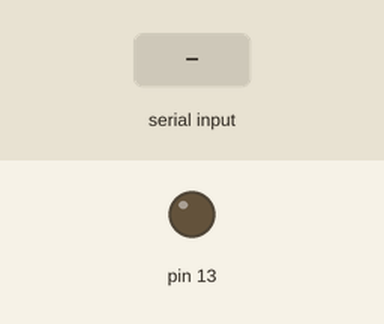
A sketch run on a simulated Arduino Uno, built with avr-gcc and run on an emulated ATmega328P. Shown: output pins drawn as LEDs (lit = HIGH). Inputs (shaded band) come from the test bench.

Above: at 1.2 s.
1.3 s: "b" received over Serial
At 1.6 s:
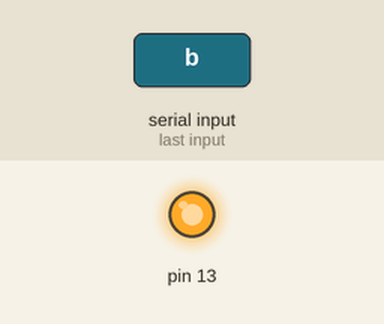
2.8 s: "a" received over Serial
At 4.0 s:
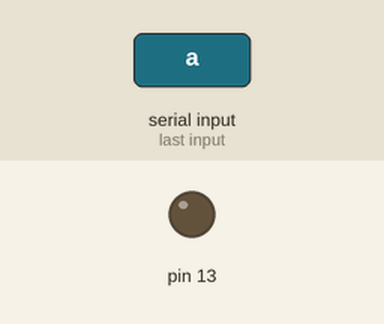
Timing chart, 0 to 5.8 s (numbered marks = the images above; inputs shaded):
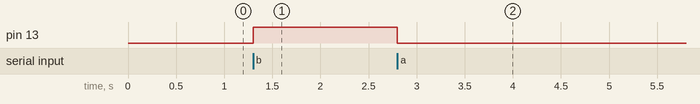

The sketch:

comunicacion.ino
```cpp
char tipo_serial;
int dato;
void setup() {
  Serial.begin(9600);
  Serial.setTimeout(1);

  pinMode(13, OUTPUT);
  digitalWrite(13, LOW);
}

void loop() {
  if(Serial.available()){
    tipo_serial = Serial.read();
    switch(tipo_serial){
      case 'a':
      digitalWrite(13, LOW);
      break;

      case 'b':
      digitalWrite(13, HIGH);
      break;
    }
  }

}
```

Measured:
- after the input at 1.3 s, pin 13: LOW → HIGH at once
- after the input at 2.8 s, pin 13: HIGH → LOW at once
